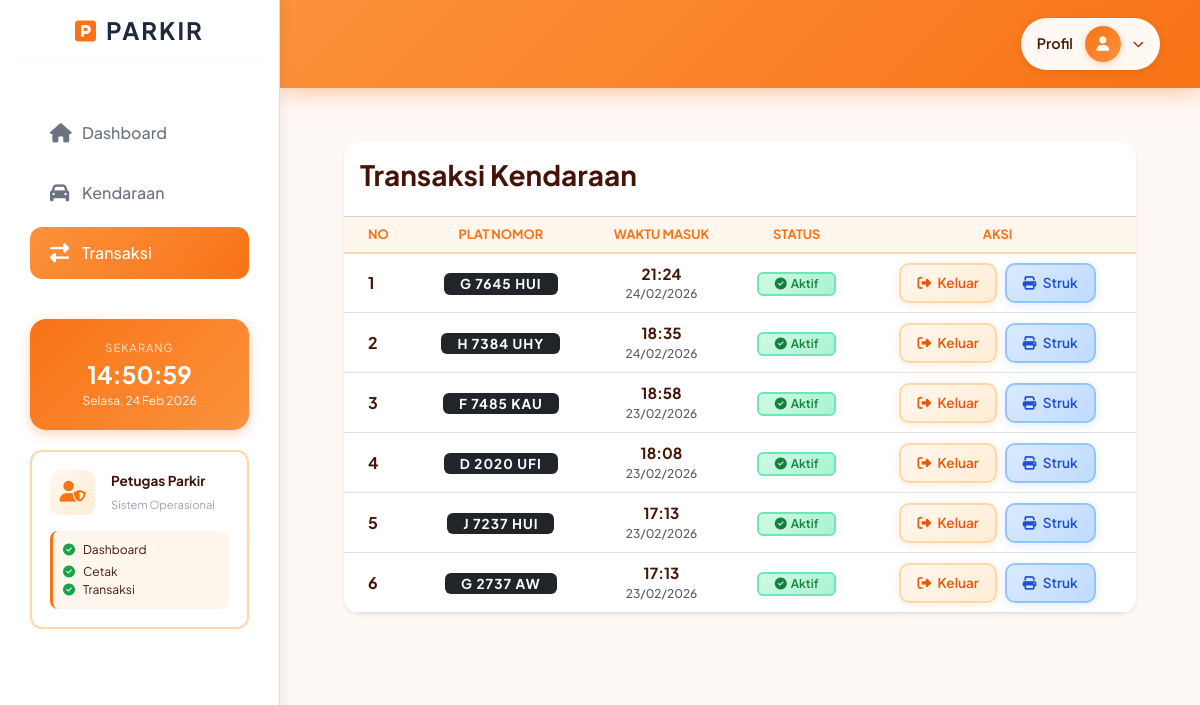
The app's page /index.php?c=Transaksi&m=index (signed in) with its own data.
### tables this page shows
CREATE TABLE `tb_transaksi` (
  `id_parkir` int NOT NULL,
  `id_kendaraan` int NOT NULL,
  `id_area` int NOT NULL,
  `id_tarif` int DEFAULT NULL,
  `id_user` int DEFAULT NULL,
  `waktu_masuk` datetime NOT NULL DEFAULT CURRENT_TIMESTAMP,
  `waktu_keluar` datetime DEFAULT NULL,
  `durasi_jam` int DEFAULT NULL,
  `biaya_total` decimal(10,0) DEFAULT '0',
  `metode_bayar` varchar(50) DEFAULT 'Tunai',
  `status` enum('masuk','keluar') DEFAULT 'masuk'
);

CREATE TABLE `tb_kendaraan` (
  `id_kendaraan` int NOT NULL,
  `plat_nomor` varchar(20) NOT NULL,
  `jenis_kendaraan` varchar(50) NOT NULL,
  `warna` varchar(50) DEFAULT NULL,
  `pemilik` varchar(100) DEFAULT NULL,
  `id_user` int DEFAULT NULL
);

### controllers/TransaksiController.php (called while the page is built, shortened)
<?php
class TransaksiController {
    public function index() {
        $data = (new TransaksiModel)->all();
        include "views/transaksi/list.php";
        include "views/layout/footer.php";
    }
}

### config/database.php (called while the page is built)
<?php
class Database {
    public static function connect() {
        return new PDO("mysql:host=localhost;dbname=db_parkir;charset=utf8","root","");
    }
}

### models/TransaksiModel.php (called while the page is built, shortened)
<?php
class TransaksiModel {
  private $db;
  function __construct(){
    $this->db = Database::connect();
  }
  function all(){
    $sql = "SELECT t.*, k.plat_nomor, k.jenis_kendaraan, a.nama_area
            FROM tb_transaksi t
            JOIN tb_kendaraan k ON t.id_kendaraan = k.id_kendaraan
            JOIN tb_area_parkir a ON t.id_area = a.id_area
            WHERE t.status = 'masuk'
            ORDER BY t.id_parkir DESC";
    return $this->db->query($sql)->fetchAll(PDO::FETCH_ASSOC);
  }
}

### views/transaksi/list.php (the view, shortened to what this page needs)
<?php include "views/layout/header.php"; ?>
<link rel="stylesheet" href="assets/css/halaman.css">
<div class="container-fluid py-4 px-4">
    <div class="card border-0 shadow-sm rounded-4 overflow-hidden">
        <div class="card-header bg-white py-3 d-flex justify-content-between align-items-center">
            <h5 class="page-title mb-0">Transaksi Kendaraan</h5>
        </div>
        <div class="table-responsive">
            <table class="table table-hover align-middle mb-0">
                <thead class="bg-light">
                    <tr>
                        <th class="ps-4">No</th>
                        <th class="text-center">Plat Nomor</th>
                        <th class="text-center">Waktu Masuk</th>
                        <th class="text-center">Status</th>
                        <?php if($_SESSION['user']['role'] == 'petugas'): ?>
                        <th class="text-center">Aksi</th>
                        <?php endif; ?>
                    </tr>
                </thead>
                <tbody>
                <?php if (!empty($data)): ?>
                    <?php $no=1; foreach($data as $d): ?>
                        <tr style="height: 60px;">
                            <td class="ps-4 fw-bold"><?= $no++ ?></td>
                            <td class="text-center">
                                <span class="badge bg-dark px-3 py-1 text-uppercase"
                                      style="letter-spacing: 1px; font-size: 0.85rem;">
                                    <?= htmlspecialchars($d['plat_nomor']) ?>
                                </span>
                            </td>
                            <td class="text-center">
                                <div class="d-flex flex-column align-items-center">
                                    <strong style="font-size: 0.95rem;"><?= date('H:i', strtotime($d['waktu_masuk'])) ?></strong>
                                    <small class="text-muted" style="font-size: 0.75rem;"><?= date('d/m/Y', strtotime($d['waktu_masuk'])) ?></small>
                                </div>
                            </td>
                            <td class="text-center">
                                <span class="badge px-3 py-1" style="background: linear-gradient(135deg, #d1fae5, #a7f3d0); color: #15803d; border: 2px solid #6ee7b7; font-weight: 600; font-size: 0.75rem;">
                                    <i class="fas fa-check-circle me-1"></i>Aktif
                                </span>
                            </td>
                            <?php if($_SESSION['user']['role'] == 'petugas'): ?>
                            <td class="text-center">
                                <div class="d-flex justify-content-center gap-2">
                                    <a href="index.php?c=Transaksi&m=keluar&id=<?= $d['id_parkir'] ?>"
                                       class="btn btn-keluar-soft btn-sm">
                                        <i class="fas fa-sign-out-alt me-1"></i> Keluar
                                    </a>
                                    <a href="index.php?c=Transaksi&m=struk&id=<?= $d['id_parkir'] ?>"
                                       target="_blank"
                                       class="btn btn-struk-soft btn-sm">
                                        <i class="fas fa-print me-1"></i> Struk
                                    </a>
                                </div>
                            </td>
                            <?php endif; ?>
                        </tr>
                    <?php endforeach; ?>
                <?php endif; ?>
                </tbody>
            </table>
        </div>
    </div>
</div>
<?php include "views/layout/footer.php"; ?>

### assets/css/halaman.css (style rules this page uses)
:root { --sidebar-width: 280px; --bg-body: #fff9f5; --bg-sidebar: #ffffff; --accent-color: #f97316; --accent-light: #fff7ed; --text-main: #431407; --text-muted: #9a3412; --border-color: #fed7aa; }
body { font-family: 'Plus Jakarta Sans', sans-serif; background-color: var(--bg-body) !important; color: var(--text-main); }
.table { position: relative; z-index: 1; }
.table thead th { background-color: var(--accent-light) !important; color: var(--accent-color) !important; border-bottom: 2px solid var(--border-color) !important; text-transform: uppercase; font-size: 0.8rem; position: relative; z-index: 1; }
.table tbody td { color: var(--text-main) !important; font-weight: 500; }
.table tbody td:first-child { font-weight: 700; }
.btn-sm { padding: 6px 14px !important; font-size: 0.85rem !important; border-radius: 8px !important; }
.page-title { font-size: 1.75rem !important; font-weight: 700 !important; color: #431407 !important; margin-bottom: 0.5rem !important; font-family: 'Plus Jakarta Sans', sans-serif !important; line-height: 1.2 !important; }
h3.page-title, h5.page-title { font-size: 1.75rem !important; font-weight: 700 !important; }
#content, .container-fluid { background-color: #fff9f5 !important; }
.card { background: white !important; }
.card, .table-responsive, table, tbody, thead { position: relative !important; z-index: 1 !important; }

### views/layout/header.php (style rules this page uses)
body { font-family: 'Plus Jakarta Sans', sans-serif; margin: 0; }
.container-fluid { padding: 0 40px 40px 40px; }
.container-fluid { position: relative !important; z-index: 1 !important; }
.card, .card-custom, .table-responsive, table { position: relative !important; z-index: 1 !important; }

### views/transaksi/list.php (style rules this page uses)
.card, .table-responsive, table, tbody, thead { position: relative !important; z-index: 1 !important; }
.container-fluid { position: relative !important; z-index: 1 !important; }
.btn-keluar-soft { background: linear-gradient(135deg, #fff7ed, #ffedd5) !important; color: #ea580c !important; border: 2px solid #fed7aa !important; border-radius: 10px !important; padding: 8px 16px !important; font-weight: 600 !important; transition: all 0.3s ease !important; box-shadow: 0 2px 8px rgba(249, 115, 22, 0.15) !important; }
.btn-struk-soft { background: linear-gradient(135deg, #dbeafe, #bfdbfe) !important; color: #1d4ed8 !important; border: 2px solid #93c5fd !important; border-radius: 10px !important; padding: 8px 16px !important; font-weight: 600 !important; transition: all 0.3s ease !important; box-shadow: 0 2px 8px rgba(59, 130, 246, 0.15) !important; }

### records on screen
tb_transaksi: id_kendaraan.plat_nomor "G 7645 HUI", waktu_masuk "21:24", waktu_masuk "24/02/2026"
tb_transaksi: id_kendaraan.plat_nomor "H 7384 UHY", waktu_masuk "18:35", waktu_masuk "24/02/2026"
tb_transaksi: id_kendaraan.plat_nomor "F 7485 KAU", waktu_masuk "18:58", waktu_masuk "23/02/2026"
tb_transaksi: id_kendaraan.plat_nomor "D 2020 UFI", waktu_masuk "18:08", waktu_masuk "23/02/2026"
tb_transaksi: id_kendaraan.plat_nomor "J 7237 HUI", waktu_masuk "17:13", waktu_masuk "23/02/2026"
tb_transaksi: id_kendaraan.plat_nomor "G 2737 AW", waktu_masuk "17:13", waktu_masuk "23/02/2026"
